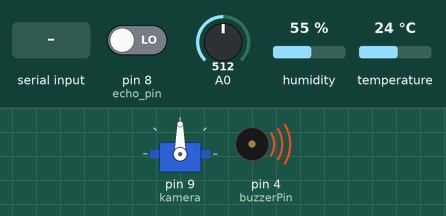
Recording of a sketch running on a simulated Arduino Uno, built with avr-gcc and run on an emulated ATmega328P. Shown: servo, buzzer (waves = sounding, pin HIGH). Inputs (shaded band) come from the test bench; at power-on: A0 = 512, pin 8 (echo_pin) LOW, humidity 55 %, temperature 24 °C. Pins used as bus, display or sensor lines are not drawn; what the sketch prints to the serial monitor is not drawn.

Above: at 1.25 s.
1.3 s: "3" received over Serial
4.3 s: A0 set to 407
7.3 s: A0 set to 393
At 8.5 s:
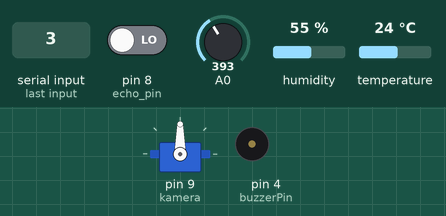
8.8 s: A0 set to 410
At 9.05 s:
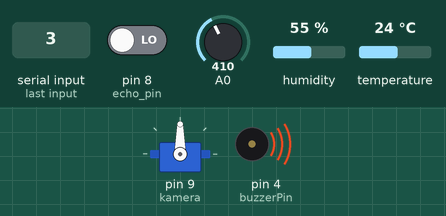
11.8 s: byte 45 (45) received over Serial
At 12.3 s:
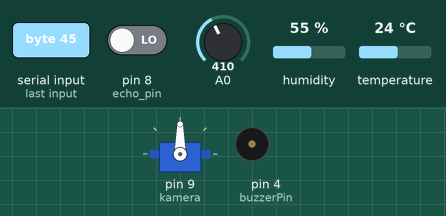
Timing chart, 0 to 15.8 s (numbered marks = the images above; inputs shaded):
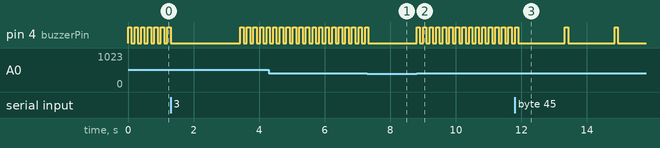

The sketch:

Bluetooth_Controlled_Arduino.ino
```cpp
//buzzer = 4 // flasor = 5-6 // led+role = 7-8; //  servomotor = 9 //motor1 = 10; // motor2 = 11; // yon1 = 12; // yon2 = 13; //

#include <Servo.h>

#include <DHT.h>
#include <SimpleDHT.h>

SimpleDHT11 dht11;

int GazEsik = 400;
int GazDegeri;

int secim;


Servo kamera;
int kameraAcisi=90;
String baslangicDurumu;

#define buzzerPin 4
#define trigger_pin  7
#define echo_pin  8
#define pinDHT11  2


void ileri()

{
                      digitalWrite (12, LOW);
                      digitalWrite (13, LOW);
                      digitalWrite (10, HIGH);
                      digitalWrite (11, HIGH);
  }

void geri()

{
                      digitalWrite (12, HIGH);
                      digitalWrite (13, HIGH);
                      digitalWrite (10, HIGH);
                      digitalWrite (11, HIGH);
  }
void dur()

{
                      digitalWrite (12, HIGH);
                      digitalWrite (13, HIGH);
                      digitalWrite (10, LOW);
                      digitalWrite (11, LOW);
                      delay(150);

  }

void sag()
{
                      digitalWrite (12, LOW);
                      digitalWrite (13, HIGH);
                      digitalWrite (10, HIGH);
                      digitalWrite (11, HIGH);
  }
void engel()
{

        if(secim == 1){           //Sensörden okunan değer eşik değerinden büyükse çalışır.


        long sure;
            long mesafe;

            digitalWrite(trigger_pin, LOW);
            delay(10);
            digitalWrite(trigger_pin, HIGH);
            delay(10);
            digitalWrite(trigger_pin, LOW);
            sure = pulseIn(echo_pin, HIGH);
            mesafe = (sure / 29.1) / 2;
                if (mesafe < 15)
                    {
                      dur();
                      delay(150);
                    }

                            }

        else if (secim == 2) {


            long sure2;
            long mesafe2;

            digitalWrite(trigger_pin, LOW);
            delay(10);
            digitalWrite(trigger_pin, HIGH);
            delay(10);
            digitalWrite(trigger_pin, LOW);
            sure2 = pulseIn(echo_pin, HIGH);
            mesafe2 = (sure2 / 29.1) / 2;
                if (mesafe2 < 15)
                    {

                      sag();
                      delay(500);


                    }
                  else if (mesafe2 > 15) {                         //Sensörden okunan değer eşik değerinin altındaysa çalışır.

                      digitalWrite (12, LOW);
                      digitalWrite (13, LOW);
                      digitalWrite (10, HIGH);
                      digitalWrite (11, HIGH);
                      delay(150);

                       }
                          }
                            }


void setup()
{


    pinMode(pinDHT11, OUTPUT);
    Serial.begin(9600);
    kamera.attach(9,0,180);
    kamera.write(90);
    pinMode(buzzerPin, OUTPUT);
    pinMode (echo_pin, INPUT);
    pinMode (trigger_pin, OUTPUT);


}


void loop()
{

  GazDegeri = analogRead(A0);           //Sensörden analog değer okuyoruz.
      if(GazDegeri > GazEsik){           //Sensörden okunan değer eşik değerinden büyükse çalışır.
        Serial.print((int)GazDegeri);

        digitalWrite(buzzerPin, HIGH);
        delay(100);
        digitalWrite(buzzerPin, LOW);
        delay(100);
                            }
        else{                             //Sensörden okunan değer eşik değerinin altındaysa çalışır.
            digitalWrite(buzzerPin, LOW);
                            }


engel();


  if (Serial.available() > 0) {
    int veriOku = Serial.read();


  switch(veriOku) {


    case 10:  // İleri
      ileri ();

    break;

    case 20: // Geri
      digitalWrite (12, HIGH);
      digitalWrite (13, HIGH);
      digitalWrite (10, HIGH);
      digitalWrite (11, HIGH);


    break;

    case 30:  // Sola
      digitalWrite (12, HIGH);
      digitalWrite (13, LOW);
      digitalWrite (10, HIGH);
      digitalWrite (11, HIGH);

    break;

    case 40:  // Saga
      digitalWrite (12, LOW);
      digitalWrite (13, HIGH);
      digitalWrite (10, HIGH);
      digitalWrite (11, HIGH);


    break;


case 45:

secim = 1;

digitalWrite (12, LOW);
      digitalWrite (13, LOW);
      digitalWrite (10, HIGH);
      digitalWrite (11, HIGH);


break;

      case 49:  // kaç


      secim = 2;


      break;


      case 50:

                      digitalWrite (12, HIGH);
                      digitalWrite (13, HIGH);
                      digitalWrite (10, LOW);
                      digitalWrite (11, LOW);
        break;

      case 51:

  byte temperature = 0;
    byte humidity = 0;

    if (dht11.read(pinDHT11, &temperature, &humidity, NULL))
    {
      return;
    }

    Serial.print((int)temperature);
    Serial.print("|");
    Serial.print((int)humidity);
    Serial.print("|");
    delay(2000);


    break;


    case 80:  // KameraSola
        kameraAcisi+=5;
      if (kameraAcisi>181)
      {
        kameraAcisi=180;
      }
      if (kameraAcisi<=180)
      {
        kamera.write(kameraAcisi);
      }
    break;

    case 85:  // KameraOrtada
      kamera.write(90);
      kameraAcisi=90;
    break;

    case 90:  // KameraSaga
        kameraAcisi-=5;
      if (kameraAcisi<10)
      {
        kameraAcisi=10;
      }
      if (kameraAcisi>=10)
      {
        kamera.write(kameraAcisi);
      }
    break;

    case 99:  // Baglantiyi KES
        for (int pinOffYap = 10; pinOffYap <= 13; pinOffYap++) {
        digitalWrite (pinOffYap, LOW);  }
            for (int unoPinler1 = 2; unoPinler1 <= 6; unoPinler1++) {
            digitalWrite (unoPinler1, LOW);   }

        Serial.end();
        delay(1000);
        Serial.begin(9600);

    break;

    default:
        for (int pinOffYap = 10; pinOffYap <= 13; pinOffYap++)
        {
          digitalWrite(pinOffYap, LOW);
        }

        digitalWrite(buzzerPin, LOW);

      }


  }


     }
```

Measured:
- the behaviour switches between 401 and 400 on A0 (found by bisection; images 0 and 1)
- after the input at 7.3 s, pin 4 (buzzerPin): goes on until 7.3 s, then stays LOW
- after the input at 8.8 s, pin 4 (buzzerPin): alternates HIGH for 0.10 s and LOW for 0.10 s, starting at once
- after the input at 11.8 s, pin 4 (buzzerPin): alternates HIGH for 0.10 s and LOW for 1.4 s, starting after 1.5 s
- by itself, pin 4 (buzzerPin): alternates HIGH for 0.10 s and LOW for 0.10 s
